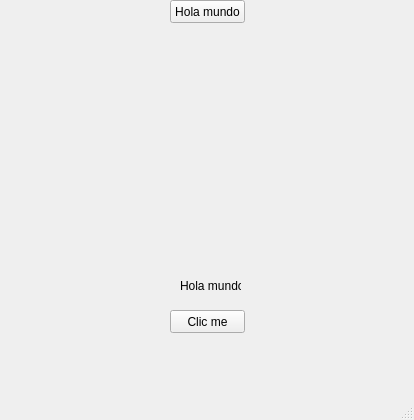
<?xml version="1.0" encoding="UTF-8"?>
<ui version="4.0">
 <class>MainWindow</class>
 <widget class="QMainWindow" name="MainWindow">
  <property name="geometry">
   <rect>
    <x>0</x>
    <y>0</y>
    <width>414</width>
    <height>420</height>
   </rect>
  </property>
  <property name="windowTitle">
   <string>MainWindow</string>
  </property>
  <widget class="QWidget" name="centralwidget">
   <widget class="QLabel" name="lbl_holamundovisual">
    <property name="geometry">
     <rect>
      <x>180</x>
      <y>270</y>
      <width>61</width>
      <height>31</height>
     </rect>
    </property>
    <property name="text">
     <string>Hola mundo</string>
    </property>
   </widget>
   <widget class="QPushButton" name="btn_clic">
    <property name="geometry">
     <rect>
      <x>170</x>
      <y>310</y>
      <width>75</width>
      <height>23</height>
     </rect>
    </property>
    <property name="text">
     <string>Clic me</string>
    </property>
   </widget>
   <widget class="QPushButton" name="pushButton">
    <property name="geometry">
     <rect>
      <x>170</x>
      <y>0</y>
      <width>75</width>
      <height>23</height>
     </rect>
    </property>
    <property name="text">
     <string>Hola mundo</string>
    </property>
   </widget>
  </widget>
  <widget class="QMenuBar" name="menubar">
   <property name="geometry">
    <rect>
     <x>0</x>
     <y>0</y>
     <width>414</width>
     <height>21</height>
    </rect>
   </property>
  </widget>
  <widget class="QStatusBar" name="statusbar"/>
 </widget>
 <resources/>
 <connections>
  <connection>
   <sender>btn_clic</sender>
   <signal>clicked()</signal>
   <receiver>lbl_holamundovisual</receiver>
   <slot>clear()</slot>
   <hints>
    <hint type="sourcelabel">
     <x>198</x>
     <y>350</y>
    </hint>
    <hint type="destinationlabel">
     <x>205</x>
     <y>296</y>
    </hint>
   </hints>
  </connection>
 </connections>
</ui>
